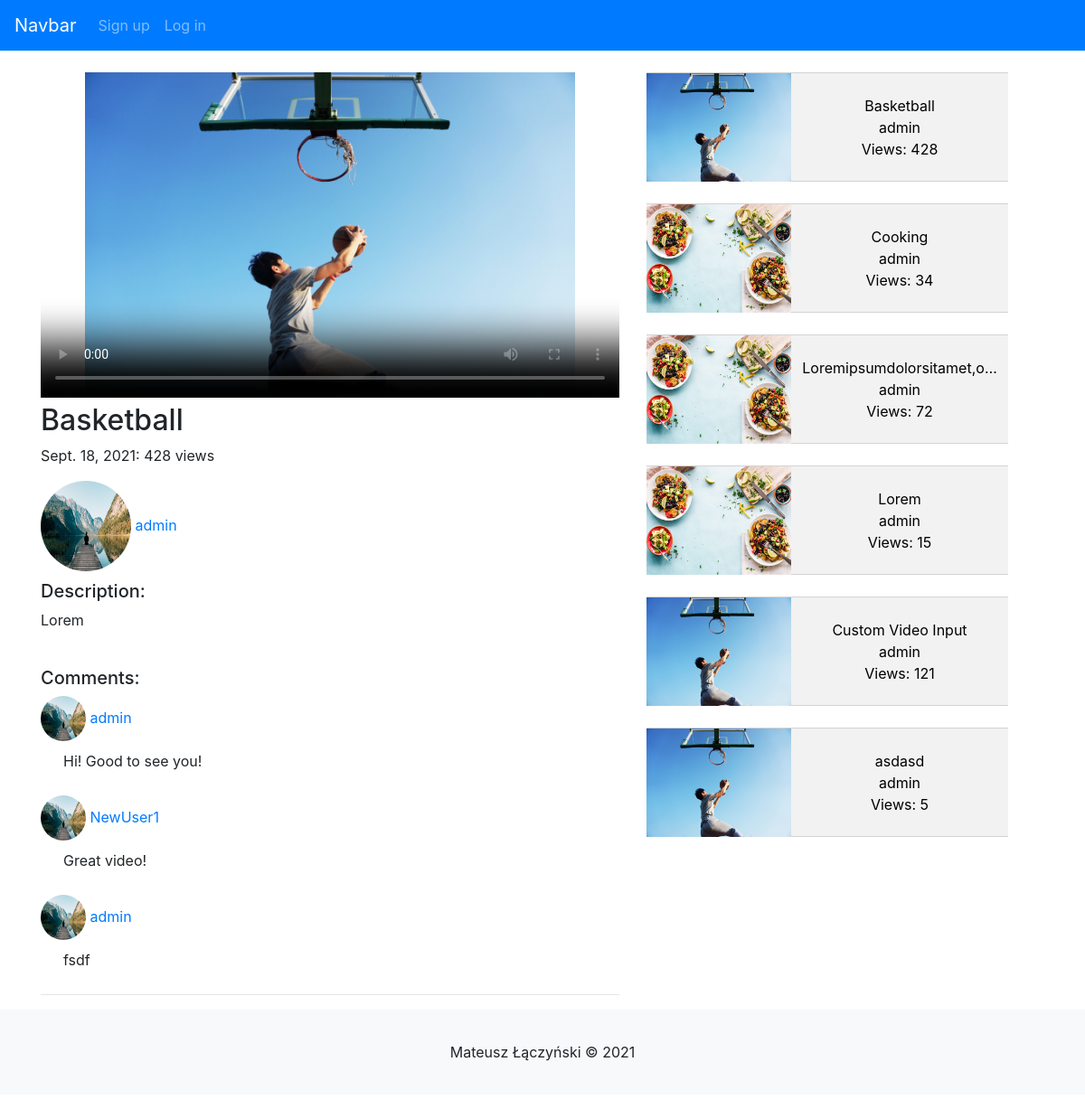
/watch/1-basketball/, run on the app's committed database.
### videos/models.py (models this page shows, shortened)
class Video(models.Model):
    title = models.CharField(max_length=120)
    description = models.TextField(max_length=1500)
    video = models.FileField(upload_to="videos")
    slug = models.SlugField(blank=True, null=True, unique=True)
    date = models.DateField(default=timezone.now)
    thumbnail = models.ImageField(upload_to="thumbnails")
    views = models.IntegerField(default=0)
    author = models.ForeignKey(User, on_delete=models.CASCADE, null=True,blank=True, related_name="author")
    likes = models.ManyToManyField(User, blank=True, related_name="video")
    def save(self, *args, **kwargs):
        self.slug = slugify(str(self.id) +"-"+self.title[:40])
        super(Video,self).save()
    def get_absolute_url(self):
        return f"/watch/{self.slug}/"

class Comment(models.Model):
    author = models.ForeignKey(User, null=True, blank=True, on_delete=models.SET_NULL)
    content = models.TextField(max_length=1500)
    video = models.ForeignKey(Video,null=True, blank=True, on_delete=models.CASCADE)

### profiles/models.py (models this page shows, shortened)
class Profile(models.Model):
    user = models.OneToOneField(User, on_delete=models.CASCADE)
    bio = models.TextField(blank=True, max_length=2000)
    birth_date = models.DateTimeField(null=True, blank=True)
    image = models.ImageField(upload_to="profile_pictures", default="profile_pictures/default.jpg")

### videos/views.py (the view)
# urls.py: path('watch/<slug:video_slug>/', detail, name="detail"),
def detail(request, video_slug):
    video = get_object_or_404(Video, slug=video_slug)
    video.views = video.views + 1
    video.save()
    description_length = len(video.description)
    videos = Video.objects.all()
    comments = Comment.objects.filter(video=video)
    if request.method == 'POST':
        comment_form = CommentForm(request.POST)
        if comment_form.is_valid():
            form = comment_form.save(commit=False)
            form.author = request.user
            form.video = video
            form.save()
            return HttpResponseRedirect(reverse('detail', args=[str(video.slug)]))
    else:
        comment_form = CommentForm()
    context = {
        "video": video,
        "videos": videos,
        "description_length":description_length,
        "comments": comments,
        "comment_form":comment_form,
    }
    return render(request,'detail.html', context)

### templates/detail.html (shortened to what this page needs)
{% extends "base.html"%}
{% load crispy_forms_tags %}
{% block 'content' %}
    <div class="row">
    <div class="col" style="max-width:700px;">
        <video class="video" controls poster="{{ video.thumbnail.url}}">
            <source src="{{video.video.url}}">
        </video>
        <h2 style="overflow-wrap: break-word; width: 100%;">{{video.title}}</h2>
        <p>{{video.date}}: {{video.views}} views</p>
        <a href="{% url 'profile-view' video.author %}">
            <img class="author-video-img" src="{{ video.author.profile.image.url}}">
            {{video.author}}
        </a>
            <h5 style="margin-top:10px;">Description:</h5>
            <div id="description">
                <p style="overflow-wrap: break-word; width: 100%;">{{video.description | truncatechars:101 }}</p>
            </div>
            <br>
            <h5>Comments:</h5>
            {% for comment in comments %}
                <div class="comment-card">
                    <a href="{% url 'profile-view' comment.author %}">
                        <img class="author-comment-img" src="{{ comment.author.profile.image.url}}">
                        {{comment.author}}
                    </a>
                    <p style="overflow-wrap: break-word; width: 100%;
                    padding:10px; margin-left:15px">{{comment.content}}</p>
                </div>
            {% empty %}
            <p style="padding:10px; margin-left:15px">No comments yet...</p>
            {% endfor %}
        <hr>
    </div>
        <div class="col">
            {% for video in videos %}
                <a href="{{video.get_absolute_url}}" style="text-decoration: none;">
                    <div class="video-card">
                            <img style="float: left;" src="{{video.thumbnail.url}}" width="160" height="120">
                            <p style="color:black; text-decoration: none"><br>{{video.title | truncatechars:25}}<br>
                                {{video.author}} <br>
                                Views: {{video.views}}</p>
                    </div>
                </a><br>
            {% endfor %}
        </div>
    </div>
{% endblock %}

### static/style.css (style rules this page uses)
.video { width: 640px; height:360px; }
.video-card { background-color: #f2f2f2; width: 400px; height:121px; text-align: center; border-bottom: 1px solid lightgray; border-top: 1px solid lightgray; color:#262626; }
.author-comment-img { max-width:50px; max-height:50px; border-radius:50%; min-width:50px; min-height:50px; }
.author-video-img { max-width:100px; max-height:100px; border-radius:50%; min-width:100px; min-height:100px; }
.comment-card { max-width: 600px; }

### data on the page
Video: title "Basketball", date "Sept. 18, 2021", views "428", author.profile.image (placeholder picture), author "admin", description "Lorem", thumbnail (picture)
Comment: author.profile.image (placeholder picture), author "admin", content "Hi! Good to see you!"
Comment: author.profile.image (placeholder picture), author "NewUser1", content "Great video!"
Comment: author.profile.image (placeholder picture), author "admin", content "fsdf"
Video: thumbnail (picture), title "Cooking", author "admin", views "34"
Video: thumbnail (picture), title "Loremipsumdolorsitamet,o…", author "admin", views "72"
Video: thumbnail (picture), title "Lorem", author "admin", views "15"
Video: thumbnail (picture), title "Custom Video Input", author "admin", views "121"
Video: thumbnail (picture), title "asdasd", author "admin", views "5"
